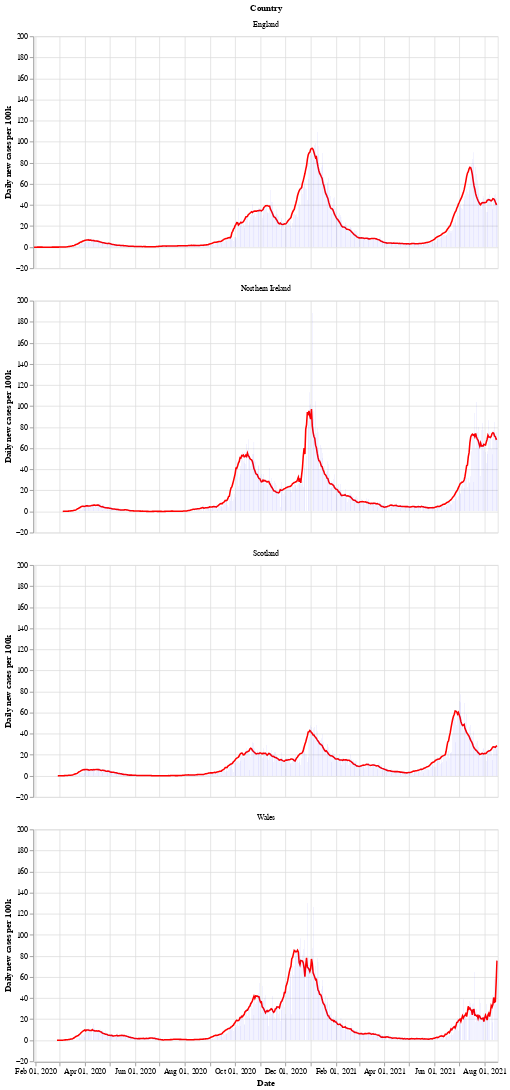

Here is the notebook cell this chart was saved with:
### Markdown cell above
Next is a bar chart of the number of new cases in each country (per 100k population), with the 7 day moving average of cases. Again we see that Wales saw a longer period of raising and falling cases compared to the other countries.

After a period of cases falling, each nation is now seeing a rise in the number of cases - especially in Wales.

### Code cell
# collapse
bars = alt.Chart(uk_cases).mark_bar().encode(
    x=alt.X("yearmonthdate(date):T", axis=alt.Axis(title='Date')),
    y=alt.Y("newCasesRate:Q", axis=alt.Axis(title='Daily new cases per 100k')),
    tooltip='newCasesRate',
    color=alt.condition(
        alt.datum.dailyChange > 0,
        alt.value("orange"),  # The positive color
        alt.value("blue")  # The negative color
    )
).properties(title='New cases per 100k population with rolling 7 day average', width=600).interactive()
line = alt.Chart(uk_cases).mark_line(
    color='red',
    size=2,
).transform_window(
    rolling_mean='mean(newCasesRate)',
    frame=[0, 7],
    groupby=['areaName']
).encode(
    x='yearmonthdate(date):T',
    y='rolling_mean:Q'
)
alt.layer(line, bars, data=uk_cases).facet(alt.Row('areaName', title='Country'), columns=1)

### Figure 1 — Vega-Lite specification as saved in the notebook (floating-point values rounded to 4 significant figures; data arrays with more than 128 entries replaced by an {"elided": "..."} marker saying what was removed)
{"config": {"view": {"continuousWidth": 400, "continuousHeight": 300}}, "data": {"name": "data-260143fc325ba048117ed174e985db87"}, "facet": {"type": "nominal", "field": "areaName", "title": "Country"}, "spec": {"layer": [{"mark": {"type": "line", "color": "red", "size": 2}, "encoding": {"x": {"type": "temporal", "field": "date", "timeUnit": "yearmonthdate"}, "y": {"type": "quantitative", "field": "rolling_mean"}}, "transform": [{"window": [{"op": "mean", "field": "newCasesRate", "as": "rolling_mean"}], "frame": [0, 7], "groupby": ["areaName"]}]}, {"mark": "bar", "encoding": {"color": {"condition": {"value": "orange", "test": "(datum.dailyChange > 0)"}, "value": "blue"}, "tooltip": {"type": "quantitative", "field": "newCasesRate"}, "x": {"type": "temporal", "axis": {"title": "Date"}, "field": "date", "timeUnit": "yearmonthdate"}, "y": {"type": "quantitative", "axis": {"title": "Daily new cases per 100k"}, "field": "newCasesRate"}}, "selection": {"selector002": {"type": "interval", "bind": "scales", "encodings": ["x", "y"]}}, "title": "New cases per 100k population with rolling 7 day average", "width": 600}]}, "columns": 1, "$schema": "https://vega.github.io/schema/vega-lite/v4.8.1.json", "datasets": {"data-260143fc325ba048117ed174e985db87": {"elided": "2168 records"}}}
